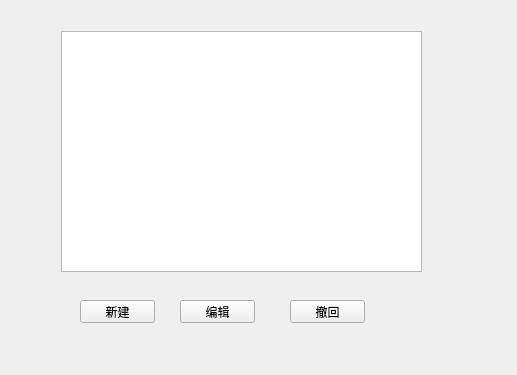
<?xml version="1.0" encoding="UTF-8"?>
<ui version="4.0">
 <class>SearchWindow</class>
 <widget class="QWidget" name="SearchWindow">
  <property name="geometry">
   <rect>
    <x>0</x>
    <y>0</y>
    <width>517</width>
    <height>375</height>
   </rect>
  </property>
  <property name="windowTitle">
   <string>Form</string>
  </property>
  <widget class="QTableView" name="tableView">
   <property name="geometry">
    <rect>
     <x>61</x>
     <y>31</y>
     <width>361</width>
     <height>241</height>
    </rect>
   </property>
  </widget>
  <widget class="QPushButton" name="AddButton">
   <property name="geometry">
    <rect>
     <x>80</x>
     <y>300</y>
     <width>75</width>
     <height>23</height>
    </rect>
   </property>
   <property name="text">
    <string>新建</string>
   </property>
  </widget>
  <widget class="QPushButton" name="RecoverButton">
   <property name="geometry">
    <rect>
     <x>290</x>
     <y>300</y>
     <width>75</width>
     <height>23</height>
    </rect>
   </property>
   <property name="text">
    <string>撤回</string>
   </property>
  </widget>
  <widget class="QPushButton" name="EditButton">
   <property name="geometry">
    <rect>
     <x>180</x>
     <y>300</y>
     <width>75</width>
     <height>23</height>
    </rect>
   </property>
   <property name="text">
    <string>编辑</string>
   </property>
  </widget>
 </widget>
 <resources/>
 <connections/>
</ui>
